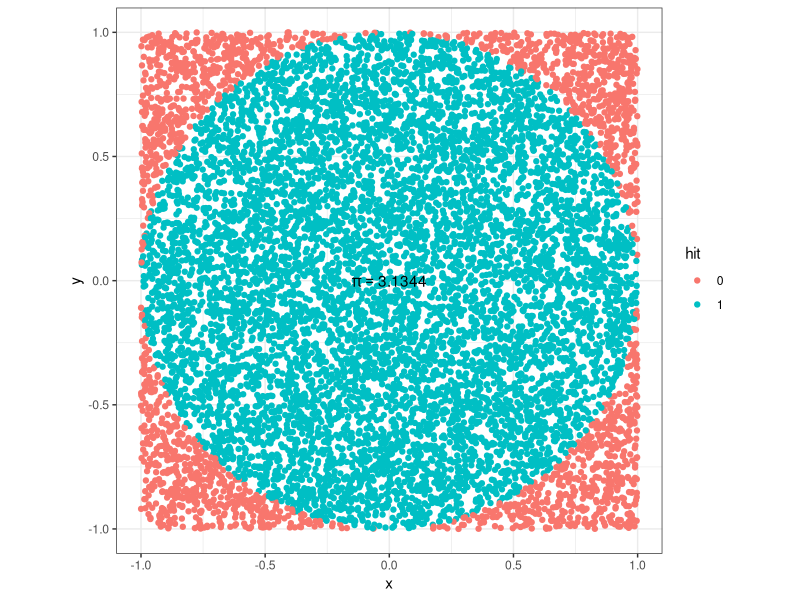

Recreate this plot in R.
# Clear workspace
# ------------------------------------------------------------------------------
rm(list=ls())

# Load libraries
# ------------------------------------------------------------------------------
library('tidyverse')

# Define functions
# ------------------------------------------------------------------------------
throw_dart = function(n=1){
  return(tibble(x   = runif(n,min = -1, max = 1),
                y   = runif(n,min = -1, max = 1),
                hit = factor(ifelse(sqrt(x**2+y**2)<=1,1,0))))
}

# Set random seed
# ------------------------------------------------------------------------------
set.seed(201461)

# Compute pi using monte carlo approximation
# ------------------------------------------------------------------------------
darts   = throw_dart(10000)
pi_appr = darts %>%
  select(hit) %>%
  as_vector %>%
  unname %>%
  as.character %>%
  as.numeric %>%
  mean * 4

# Plot results
# ------------------------------------------------------------------------------
label = paste("pi == ", pi_appr)
darts %>% 
  ggplot(aes(x=x,y=y,colour=hit)) +
  geom_point() +
  annotate("text",x=0,y=0,label=label,parse=TRUE) +
  coord_fixed() +
  theme_bw()
